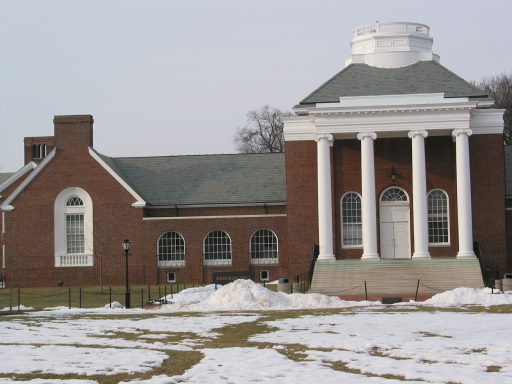
#> input picture assignments/images/I1.png, 512 x 384 px
$ python -i harris_detector.py   (imports and definitions only)
#> lines starting #> are read from the running program, lines starting #| are printed output that depends on the picture
### algorithms/common.py
"""Shared utilities: grayscale conversion and Gaussian filtering."""

import math

import numpy as np
from PIL import Image
from scipy import ndimage

# [5 lines left out: function load_gray, not called in this run]


def gaussian_kernel1d(sigma):
    half = max(1, int(math.ceil(2.5 * sigma)))
    x = np.arange(-half, half + 1, dtype=np.float64)
    k = np.exp(-(x * x) / (2.0 * sigma * sigma))
    return k / k.sum()


def gaussian_blur(img, sigma):
#> called with sigma = 2
    k = gaussian_kernel1d(sigma)
    v = ndimage.convolve1d(img, k, axis=0, mode="nearest")
    return ndimage.convolve1d(v, k, axis=1, mode="nearest")

### algorithms/harris_detector.py
"""Harris corner detector.
"""

import math

import numpy as np
from scipy import ndimage

from .common import gaussian_blur, gaussian_kernel1d


def harris_corners(gray, sigma=2.0, winsize=7, k=0.04, rel_thresh=0.01):
    """Corner response R = det(M) - k trace(M)^2; returns sorted (y, x, R)."""
    s = winsize / 5.0
    im_gaus = gaussian_blur(gray, sigma)
    dx = ndimage.sobel(im_gaus, 1) / 8.0
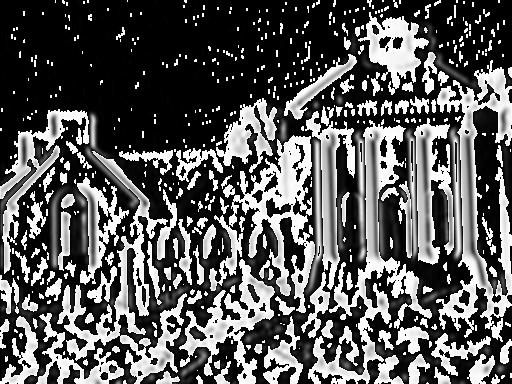
#> dx: shape (384, 512) float64; min 0, max 31.88, mean 11.2; drawn with min black and max white
    dy = ndimage.sobel(im_gaus, 0) / 8.0
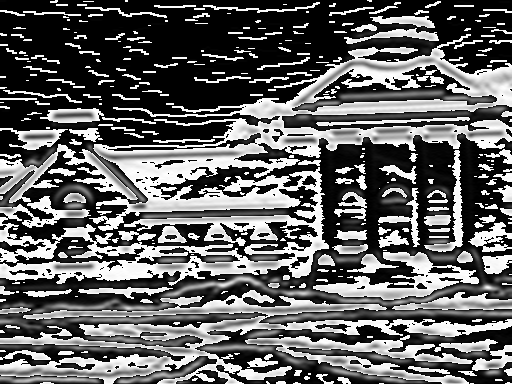
#> dy: shape (384, 512) float64; min 0, max 31.88, mean 12.4; drawn with min black and max white
    win = gaussian_kernel1d(s)[None, :] * gaussian_kernel1d(s)[:, None]
    a = ndimage.convolve(dx * dx, win, mode="nearest")
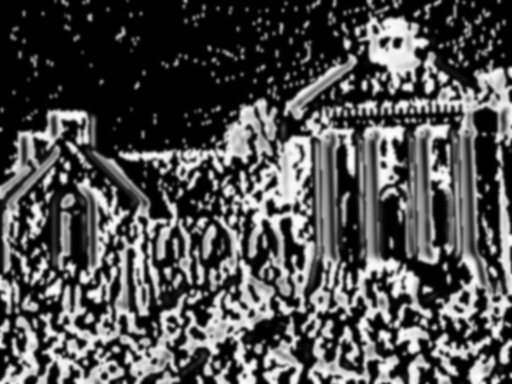
#> a: shape (384, 512) float64; min 0, max 1005.5, mean 316.4; drawn with min black and max white
    b = ndimage.convolve(dy * dy, win, mode="nearest")
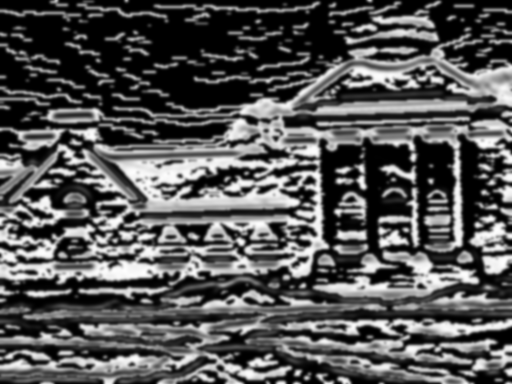
#> b: shape (384, 512) float64; min 0, max 1001.5, mean 337.7; drawn with min black and max white
    c = ndimage.convolve(dx * dy, win, mode="nearest")
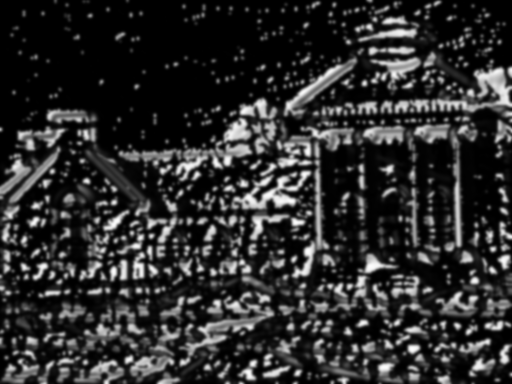
#> c: shape (384, 512) float64; min 0, max 981.3, mean 175.5; drawn with min black and max white
    R = a * b - c * c - k * (a + b) ** 2
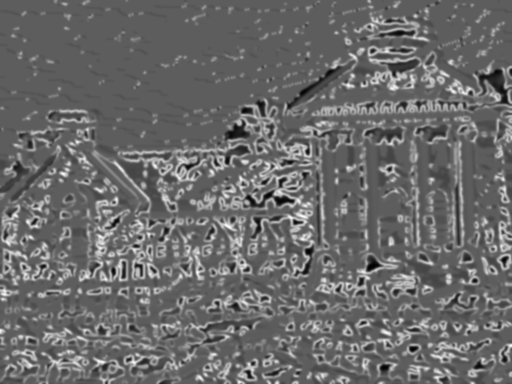
#> R: shape (384, 512) float64; min -150842.9, max 259981, mean 22824.5; drawn with min black and max white

    # scalar min/max across the whole array (fixed min(R(:)) semantics),
    # negatives zeroed before NMS (fix #2)
    thresh = (R.max() - R.min()) * rel_thresh + R.min()
#> thresh = -146734.6
    im_th = np.where(R > thresh, R, 0.0)
    im_th[im_th < 0.0] = 0.0

    # 3x3 non-max suppression, -inf outside
    padded = np.pad(im_th, 1, mode="constant", constant_values=-np.inf)
    peaks = np.ones_like(im_th, dtype=bool)
    for dy_ in (-1, 0, 1):
        for dx_ in (-1, 0, 1):
            if dy_ == 0 and dx_ == 0:
                continue
            peaks &= im_th > padded[1 + dy_:1 + dy_ + im_th.shape[0],
                                    1 + dx_:1 + dx_ + im_th.shape[1]]
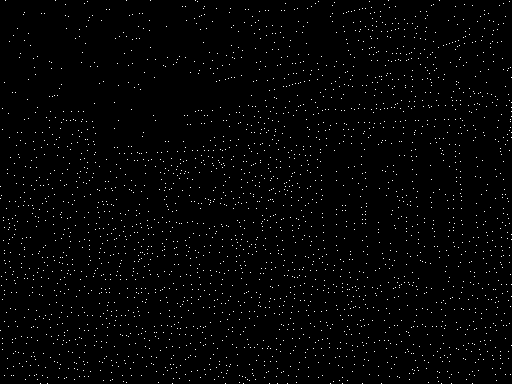
#> peaks: shape (384, 512) bool; 1.4% white in thin lines or dots
    ys, xs = np.nonzero(peaks & (im_th > 0.0))
#> ys = 2840 values from 0 to 383; xs = 2840 values, max 511 at index 408, min 0 at index 1138, mean 264.8
    vals = im_th[ys, xs]
#> vals = 2840 values, max 259981 at index 1876, min 6.07e-13 at index 3, mean 113552
    order = np.argsort(-vals)
#> order = 2840 values, max 2839 at index 103, min 0 at index 2791, mean 1419.5
    return list(zip(ys[order], xs[order], vals[order]))

>>> import cv2
>>> picture = cv2.imread('../assignments/images/I1.png', cv2.IMREAD_GRAYSCALE)
>>> result = harris_corners(picture)
#> result = 2840 items, first 6: (272, 197, 259981), (345, 511, 257889.1), (226, 228, 255374.9), (216, 303, 255149.3), (225, 226, 251858.3), (330, 0, 251809.4)

$ run again, on assignments/images/I3.png
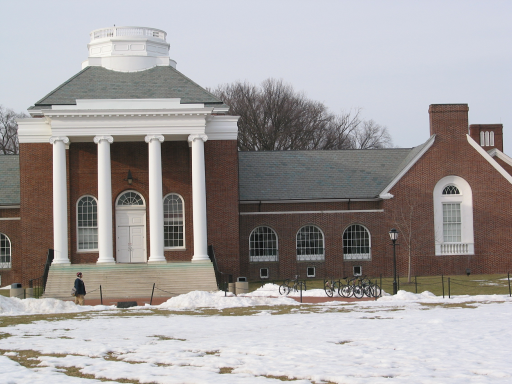
#> input picture assignments/images/I3.png, 512 x 384 px
#> in harris_corners, `R = a * b - c * c - k * (a + b) ** 2`:
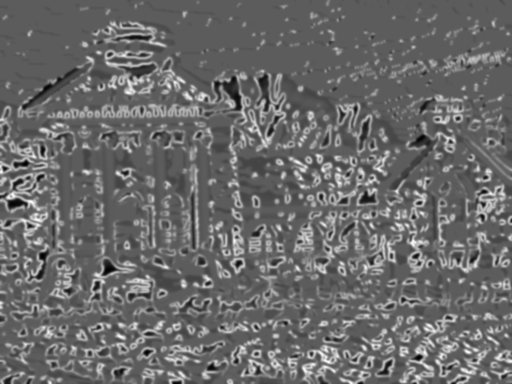
#> R: shape (384, 512) float64; min -149763.8, max 262013.9, mean 23780.3; drawn with min black and max white
#> thresh = -145646
#> after the loop in harris_corners, `for dy_ in (-1, 0, 1):`:
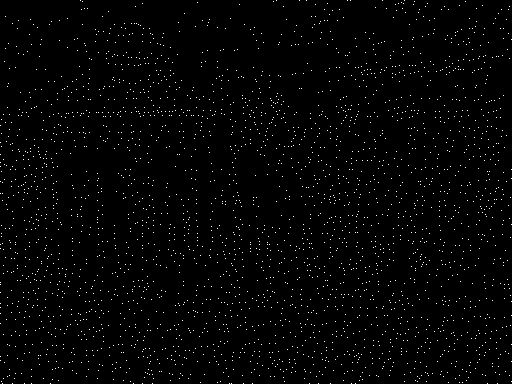
#> peaks: shape (384, 512) bool; 1.5% white in thin lines or dots
#> ys = 2958 values from 0 to 383; xs = 2958 values, max 511 at index 169, min 0 at index 788, mean 257.4
#> vals = 2958 values, max 262013.9 at index 1381, min 6.07e-13 at index 111, mean 115276.8
#> order = 2958 values, max 2957 at index 2585, min 0 at index 2885, mean 1478.5
#> result = 2958 items, first 6: (201, 30, 262013.9), (219, 36, 256169.2), (241, 413, 256012.6), (336, 120, 255532.3), (360, 325, 254851.6), (369, 304, 254293.5)
